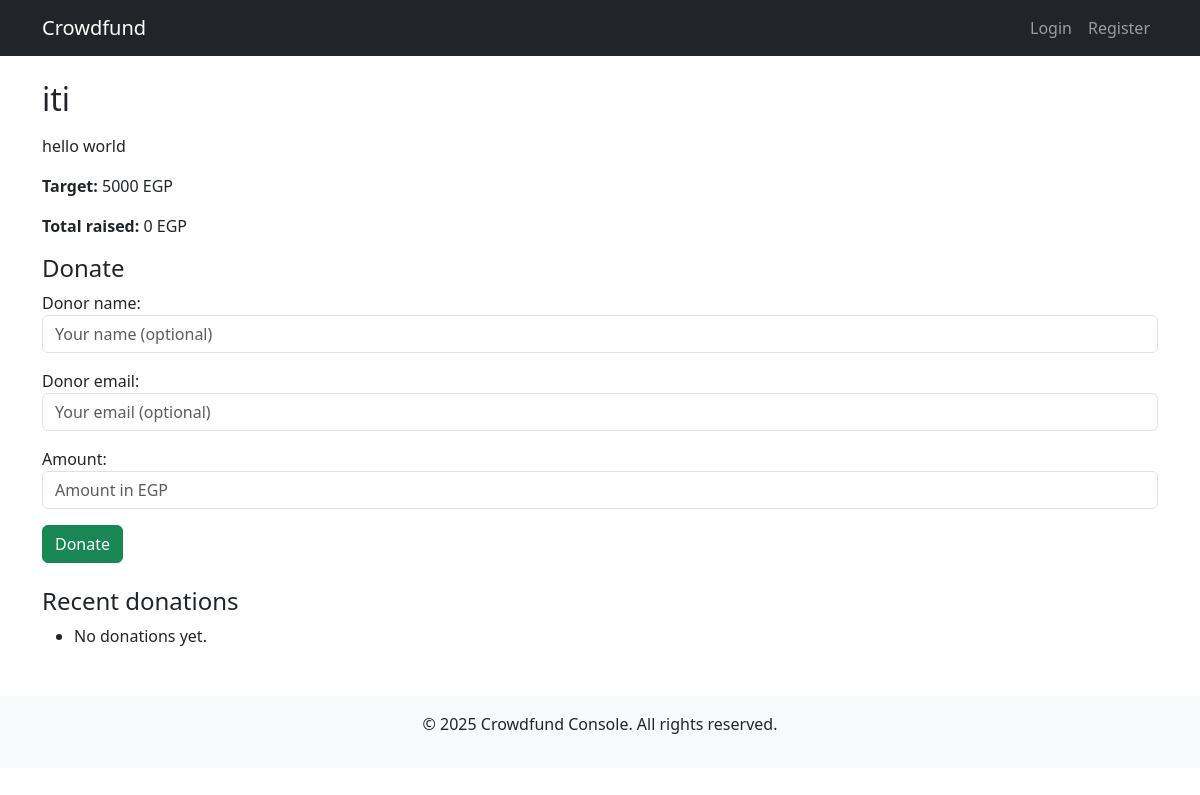
The app's page /projects/1/, older data.
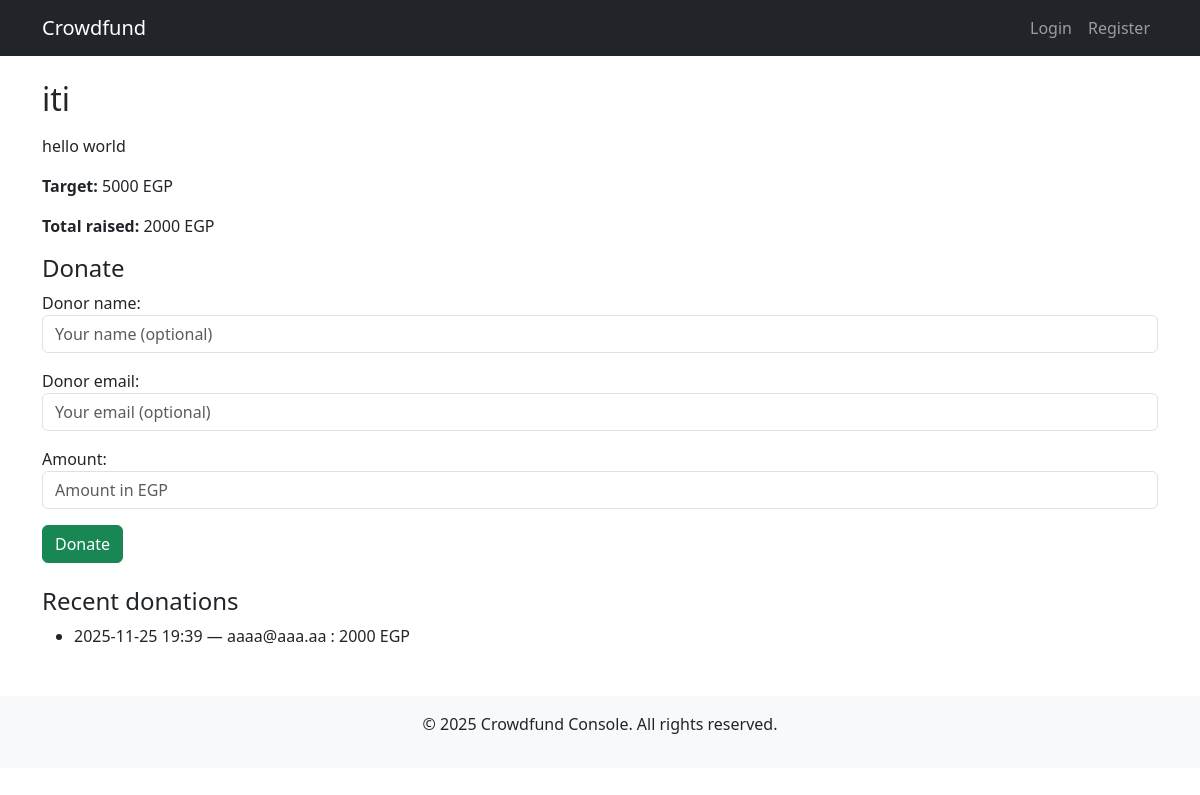
The same page, newer data.
### projects/models.py (models this page shows, shortened)
class Donation(models.Model):
    project = models.ForeignKey(Project, on_delete=models.CASCADE, related_name="donations")
    donor = models.ForeignKey(
        "User", on_delete=models.SET_NULL, null=True, blank=True, related_name="donations"
    )
    donor_name = models.CharField(max_length=200, blank=True)
    donor_email = models.EmailField(blank=True)
    amount = models.PositiveIntegerField()  # amount in EGP
    created_at = models.DateTimeField(auto_now_add=True)
    class Meta:
        ordering = ["-created_at"]

class User(AbstractUser):
    username = None
    email = models.EmailField(unique=True)
    mobile_phone = models.CharField(
        max_length=15,
        validators=[
            RegexValidator(
                regex=r"^(\+201|01)[0-5][0-9]{8}$",
                message="Enter a valid Egyptian mobile number (e.g., 010xxxxxxxx)",
            )
        ],
    )
    USERNAME_FIELD = "email"
    REQUIRED_FIELDS = []
    objects = CustomUserManager()

### projects/views.py (the view)
# urls.py: path("<int:pk>/", views.ProjectDetailView.as_view(), name="project_detail"),
class ProjectDetailView(DetailView):
    model = Project
    template_name = "projects/project_detail.html"
    context_object_name = "project"
    def get_context_data(self, **kwargs):
        ctx = super().get_context_data(**kwargs)
        ctx["donation_form"] = DonationForm()
        ctx["donations"] = self.object.donations.all()[:10]
        ctx["total_donated"] = self.object.total_donated()
        return ctx

### projects/forms.py (shortened to what this page needs)
class DonationForm(forms.ModelForm):
    class Meta:
        model = Donation
        fields = ["donor_name", "donor_email", "amount"]
        widgets = {
            "donor_name": forms.TextInput(attrs={"class": "form-control", "placeholder": "Your name (optional)"}),
            "donor_email": forms.EmailInput(attrs={"class": "form-control", "placeholder": "Your email (optional)"}),
            "amount": forms.NumberInput(attrs={"class": "form-control", "min": 1, "placeholder": "Amount in EGP"}),
        }

### projects/models.py (called while the page is built)
    def total_donated(self):
        return self.donations.aggregate(total=Sum('amount'))['total'] or 0

### templates/projects/project_detail.html (shortened to what this page needs)
{% extends 'base.html' %}
{% block content %}
<h2>{{ project.title }}</h2>
<p>{{ project.details|linebreaks }}</p>
<p><strong>Target:</strong> {{ project.target_amount }} EGP</p>
<p><strong>Total raised:</strong> {{ total_donated }} EGP</p>
{% if user.is_authenticated and user == project.owner %}
    <div class="alert alert-info">
        You are the owner of this project. You cannot donate to your own project.
    </div>
    <a href="{% url 'project_edit' pk=project.pk %}" class="btn btn-primary">Edit Project</a>
    <a href="{% url 'project_delete' pk=project.pk %}" class="btn btn-danger">Delete Project</a>
{% else %}
    <h4>Donate</h4>
    <form method="post" action="{% url 'project_donate' pk=project.pk %}">
        {% for field in donation_form %}
            <div class="mb-3">
                {{ field.label_tag }}
                {{ field }}
            </div>
        {% endfor %}
        <button type="submit" class="btn btn-success">Donate</button>
    </form>
{% endif %}
<h4 class="mt-4">Recent donations</h4>
<ul>
    {% for d in donations %}
        <li>
            {{ d.created_at|date:"Y-m-d H:i" }} —
            {% if d.donor %}{{ d.donor.email }}{% else %}{{ d.donor_name|default:d.donor_email }}{% endif %}
            : {{ d.amount }} EGP
        </li>
    {% empty %}
        <li>No donations yet.</li>
    {% endfor %}
</ul>
{% endblock %}

Row changes from the older to the newer data that the page shows:
added Donation: created_at "2025-11-25 19:39", donor.email "aaaa@aaa.aa", amount "2000"
Text that changed along with them:
{{ total_donated }}: "0" → "2000"
text no longer shown: "No donations yet."
